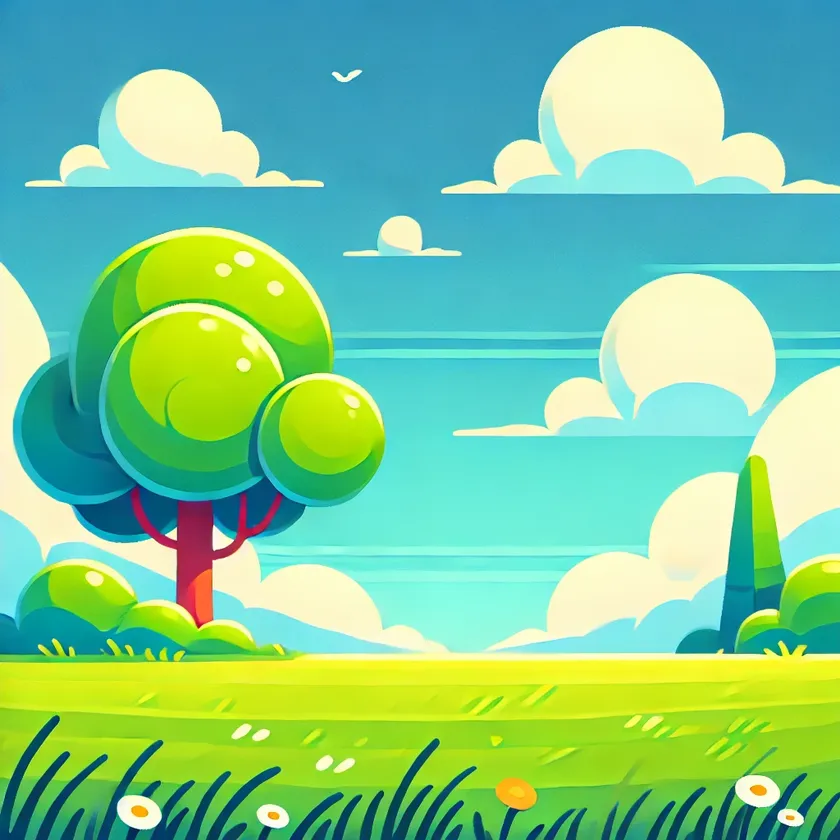
#> input picture vanacum.webp, 840 x 840 px, shrunk from 1024 x 1024 before the run
$ jupyter execute ISP-5.ipynb
#> lines starting #> are read from the running program, lines starting #| are printed output that depends on the picture
[cell 1]
import matplotlib.pyplot as plt
import numpy as np
import cv2
img=plt.imread('vanacum.webp')
#> img is the input picture: shape (840, 840, 3); mean R, G, B 124.6, 202, 149.1
print("original image",img.shape)
#| original image (840, 840, 3)
plt.subplot(1,2,1)
plt.imshow(img)
plt.title('original image')
#
pixel=img.reshape(-1,3)
pixel=np.float32(pixel)
#applying kmeans clustering
criteria=(cv2.TERM_CRITERIA_EPS+cv2.TERM_CRITERIA_MAX_ITER,100,0.85)
k=3
#RETURN
_,label,centre=cv2.kmeans(pixel,k ,criteria,None,10,cv2.KMEANS_RANDOM_CENTERS)
#> centre = [[57.87, 170.8, 175.9], [213.2, 245.9, 209.3], [169.2, 220.4, 30.56]]
segmented_pixels=(centre[label.flatten()])
segmented_image=segmented_pixels.reshape(img.shape)
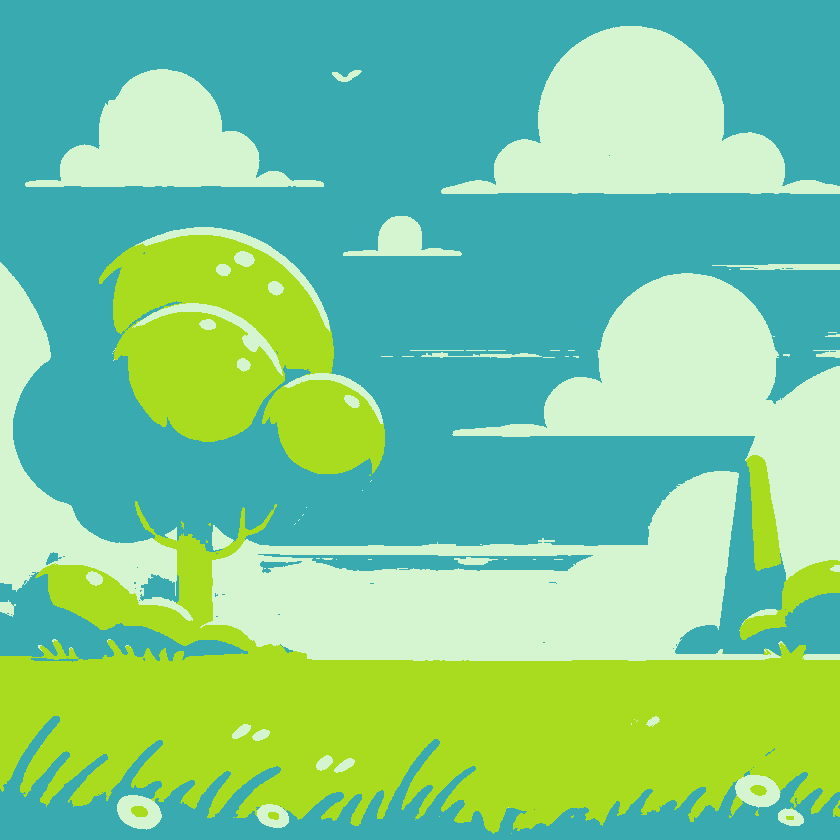
#> segmented_image: shape (840, 840, 3) float32; mean R, G, B 123.9, 202.8, 149.2
segmented_image = segmented_image / 255.0
#plot the final op
plt.subplot(1,2,2)
plt.title('segmented image')
plt.imshow(segmented_image)
plt.show()
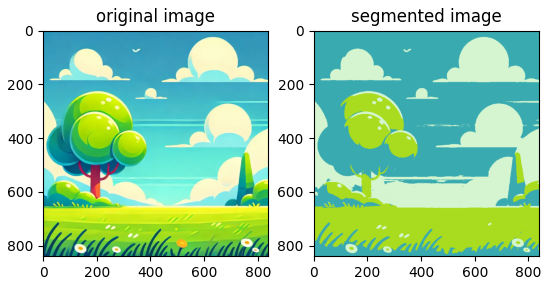
#> figure drawn by matplotlib, 2 panels
